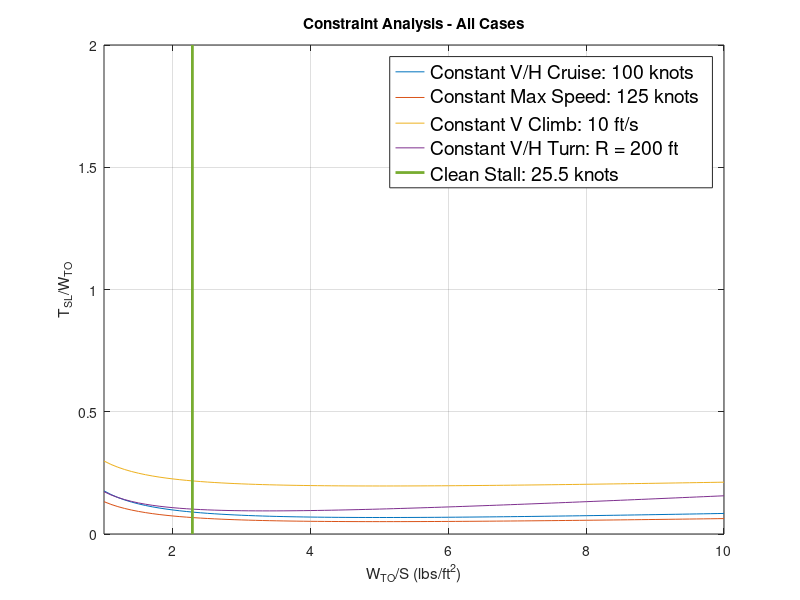

Source code (MATLAB): (Note: this script raises an error after producing the figure.)
%This code is meant to help guide someone through the process of
%preliminary design. Each calculation should be checked again and verified
%after initial design is finished. What this code does is start with a
%basic constraint analysis using an input AR and Weight. The user chooses a
%W/S (T/W is neglected) from which other wing parameters are
%chosen/calculated. Once the run is complete, rerun the code with the newly
%calculated AR value and cycle until desirable values are recieved.

%It is best to have some ideas about the general size of your aircraft.
%Basic ideas include max wingspan, root chord and weight. 


clc
clear all
close all

%Initial User Inputs
AR = 6.56;                    %Aspect Ratio
W = 15;                       %Weight (lbs)
S = 6.57;                   %Wing area

%Flight Parameters 
P_SL = 2116.22;              %Standard Day Sea Level Pressure (lb/ft^2)
rho_SL = 0.002377;           %Standard Day Sea Level Density (lb/ft^2)
g0_SL = 32.174;              %Sea Level Gravity (lb/ft^2)
del_SL = 1.00;               %Ratio of P/Pstd
theta_SL = 1.00;             %Ratio of T/Tstd (standard day)
sigma = del_SL/theta_SL;  %del/sigma ratio of ratios

%Weight Specific Excess Power
h = (0:10:5000);
V = (0:1:250);
z_e = zeros(size(h,2),size(V,2));
for i = 1:size(h,2)
    z_e(i,:) = h(i) + (V.^2)/(2*g0_SL);
end

%Varying Values
WTO_S = (1:0.1:10);              %Take off weight/wing area ratio range (lbs/ft^2)
%Master Equation

%Aircraft Parameters
e = 0.92;                       %Oswald Efficiency Factor
CD_0 = 0.015;                   %Estimate for min drag coefficient
CD_R = 0;
CL_min = 0.35;                     %CL at alpha = 0
CL_max_set = 1.4;                 %Set CL_max
%CL_Vmax = 0.1;
K1 = 1/(e*pi*AR);               %K1 factoring in CD = K1*CL^2 + K2*CL + CD0
K2 = 0;                         %K2 factoring in CD = K1*CL^2 + K2*CL + CD0
Vstall = sqrt(2*W/(CL_max_set*rho_SL*S));                    %V stall in fps
%Vstall = 53;
WTO_S_stall = CL_max_set*.5*rho_SL*Vstall^2;
WTO_S_stall = [WTO_S_stall WTO_S_stall];
TSL_WTO_stall = [0 2];

%% Case 1: Constant Altitude/Speed Cruise (Ps=0)
%dh_dt = 0; %dV_dt = 0; %n = 1;
%Given h and V
beta = 0.9;
alpha = 0.75;
Vset = 50*1.69;                %Max Cruise Speed (conversion of knots to fps)
qset = 0.5*rho_SL*Vset.^2;     %Max Cruise Dynamic Pressure

WTO_S_minTW_c1 = (qset/beta)*sqrt((CD_0+CD_R)/K1);
TSL_WTO_min_c1 = (beta/alpha)*(2*sqrt((CD_0+CD_R)*K1)+K2);
TSL_WTO_c1 = (beta/alpha)*(K1*(beta/qset)*(WTO_S) + K2 + ((CD_0+CD_R)./((beta/qset)*(WTO_S))));

%% Case 2: Constant Max Speed
beta = 0.9;
alpha = 1.0;
Vset = 50*1.69;                %Max Cruise Speed (conversion of knots to fps)
qset = 0.5*rho_SL*Vset.^2;     %Max Cruise Dynamic Pressure

WTO_S_minTW_c15 = (qset/beta)*sqrt((CD_0+CD_R)/K1);
TSL_WTO_min_c15 = (beta/alpha)*(2*sqrt((CD_0+CD_R)*K1)+K2);
TSL_WTO_c15 = (beta/alpha)*(K1*(beta/qset)*(WTO_S) + K2 + ((CD_0+CD_R)./((beta/qset)*(WTO_S))));
%% Case 3: Constant Speed Climb (Ps = dh/dt)
%dV_dt = 0; %n = 1;
%Given h, dh_dt, and V
beta = 0.9;
alpha = 0.8;
Vset = 50*1.69;                %Max Cruise Speed (conversion of knots to fps)
qset = 0.5*rho_SL*Vset.^2;     %Max Cruise Dynamic Pressure

dh_dt = 10;             %Climb (ft/s)
WTO_S_minTW_c2 = (qset/beta)*sqrt((CD_0+CD_R)/K1);
TSL_WTO_min_c2 = (beta/alpha)*(2*sqrt((CD_0+CD_R)*K1)+K2+(1/Vset)*dh_dt);
TSL_WTO_c2 = (beta/alpha)*(K1*(beta/qset)*(WTO_S) + K2 + ((CD_0+CD_R)./((beta/qset)*(WTO_S))) + (1/Vset)*dh_dt);

%% Case 4: Constant Altitude/Speed Turn (Ps = 0)
%dh_dt = 0; %dV_dt = 0;
%Given h and V
beta = 0.9;
alpha = 0.8;
Vset = 50*1.69;                %Max Cruise Speed
qset = 0.5*rho_SL*Vset.^2;     %Max Cruise Dynamic Pressure

Rc = 200;                                   %Turn Radius (ft)
n = sqrt(1+((Vset^2)/(g0_SL*Rc))^2);     %Load factor based on turn radius
WTO_S_minTW_c3 = (qset/(n*beta))*sqrt((CD_0+CD_R)/K1);
TSL_WTO_min_c3 = (n*beta/alpha)*(2*sqrt((CD_0+CD_R)*K1)+K2+(1/Vset)*dh_dt);
TSL_WTO_c3 = (beta/alpha)*(K1*(n^2)*(beta/qset)*(WTO_S) + K2*n + ((CD_0+CD_R)./((beta/qset)*(WTO_S))));

%% Constraint Analysis Graph
figure
plot(WTO_S,TSL_WTO_c1, WTO_S,TSL_WTO_c15, WTO_S,TSL_WTO_c2, WTO_S,TSL_WTO_c3, WTO_S_stall,TSL_WTO_stall,'LineWidth',2) 
xlabel('W_T_O/S (lbs/ft^2)');
ylabel('T_S_L/W_T_O');
title('Constraint Analysis - All Cases');
legend({'Constant V/H Cruise: 100 knots','Constant Max Speed: 125 knots','Constant V Climb: 10 ft/s','Constant V/H Turn: R = 200 ft','Clean Stall: 25.5 knots'},'Fontsize',14)
axis([1 10 0 2]);
grid on

[Wing_Loading,~] = ginput(1);
%% Wing Sizing
b_W = (.5:.1:10);    %wing span variation in ft
S_W = W/Wing_Loading;   %Wing Area
c_bar_W = S_W./b_W;   %Mean wing chord in ft

plot(c_bar_W,b_W);
title('Select a Wingspan & Mean Chord Length')
ylabel('Span (ft)')
xlabel('Mean Chord (ft)')
[c_bar_W,b_W] = ginput(1);

AR_W = b_W^2/S_W;   %Aspect ratio from user input

cr_W = (0:.01:10);   %root chord variation in ft
ct_W = 2*c_bar_W-cr_W;   %tip chord in ft
lambda_W = ct_W./cr_W;  %taper ratio 

plot(cr_W,lambda_W)
title('Select a Root Chord and Taper Ratio')
ylabel('Taper Ratio')
xlabel('Root Chord (ft)')
ylim([0,1])
[cr_W,lambda_W] = ginput(1);    %root chord & taper ratio based off user input
ct_W = 2*c_bar_W-cr_W;   %tip chord based off user input

Vstall = sqrt(2*Wing_Loading/(rho_SL*CL_max_set));   %Vstall in fps
Vcruise = sqrt(2*Wing_Loading/(rho_SL*CL_min));    %Vcruise in fps

%% Wing Planform

%This section calculates some wing characteristics based on your choices
%above. This assumes that your wing planform is "traditional"and not swept. It will
%allow for the tail sizing to be done relatively well for your planform.
%Again this code is only meant for preliminary data only

%Straight
if (lambda_W == 1)
    LE_LAMBDA = 0;
%Leadin/Trailing/Rectangular    
elseif (1>lambda_W)&&(lambda_W >=.6)
    prompt = 'Is the Wing a [Select a Number] :(1)Leading Edge, (2)Trailing Edge, (3)Rectangular  ';
    x = input(prompt);
    if x == 1
        LE_LAMBDA = tan((cr_W-ct_W)/(b_W/2));
    elseif x == 2
        LE_LAMBDA = 0;
    elseif x == 3
        LE_LAMBDA = tan(((cr_W-ct_W)/2)/(b_W/2));
    end
%Elliptical    
elseif (0.4 <= lambda_W)&&(lambda_W < .6)
    LE_LAMBDA = tan(((cr_W-ct_W)/2)/(b_W/2));
%Delta    
elseif (lambda_W < 0.4)
    LE_LAMBDA = tan((cr_W-ct_W)/(b_W/2));
end

x_LE_W = b_W - (b_W*.7); %Distance from nose to root leading edge assumed to be 30% of the wingspan. Can be edited
x_mac = b_W/6*(1 + 2*lambda_W)/(1 + lambda_W)*tan(LE_LAMBDA);    %MAC in ft
x_ac_W = x_LE_W + x_mac + 0.4*c_bar_W;    %Location of the AC in ft
x_cg = x_LE_W + x_mac + 0.2*c_bar_W;   %Location of cg in ft
CL_alpha_W = 2*pi/(sqrt(1 + (2*pi/(pi*AR_W).^2)) + 2*pi/(pi*AR_W));
%% Horizontal Tail Sizing

%This section is more of a guide on how to do the calculations. The tail
%volume coefficient is set at 0.4 as a safe estimate. From this, the static
%margin can be used to find the optimal span and area for the horizontal.

V_h = 0.4;   %0.4 is a safe estimate but can be modified
AR_h = (0:0.1:5);
CL_alpha_h = 2*pi./(sqrt(1 + (2*pi./(pi*AR_h).^2)) + 2*pi./(pi.*AR_h));
NP = x_ac_W - V_h.*CL_alpha_h.*c_bar_W./CL_alpha_W;
sm = (NP - x_cg)./c_bar_W*100;

plot(AR_h,sm)
xlabel('Aspect Ratio for Horizontal')
ylabel('Static Margin Associated with AR')
title('Aspect Ratio vs Static Margin')
[AR_h,sm] = ginput(1);

S_h = (0:0.1:S_W);
l_h = V_h*S_W*c_bar_W./S_h;
b_h = sqrt(AR_h.*S_h);   

yyaxis left
plot(l_h,S_h)
xlim([0,3])
ylabel('Horizontal Area in ft^2')
yyaxis right
plot(l_h,b_h)
ylabel('Horizontal Span in ft')
xlabel('Distance Between 1/4 Chords in ft')
title('Select Area & Distance to Tail')

[l_h,S_h] = ginput(1);

b_h = sqrt(AR_h.*S_h);   

